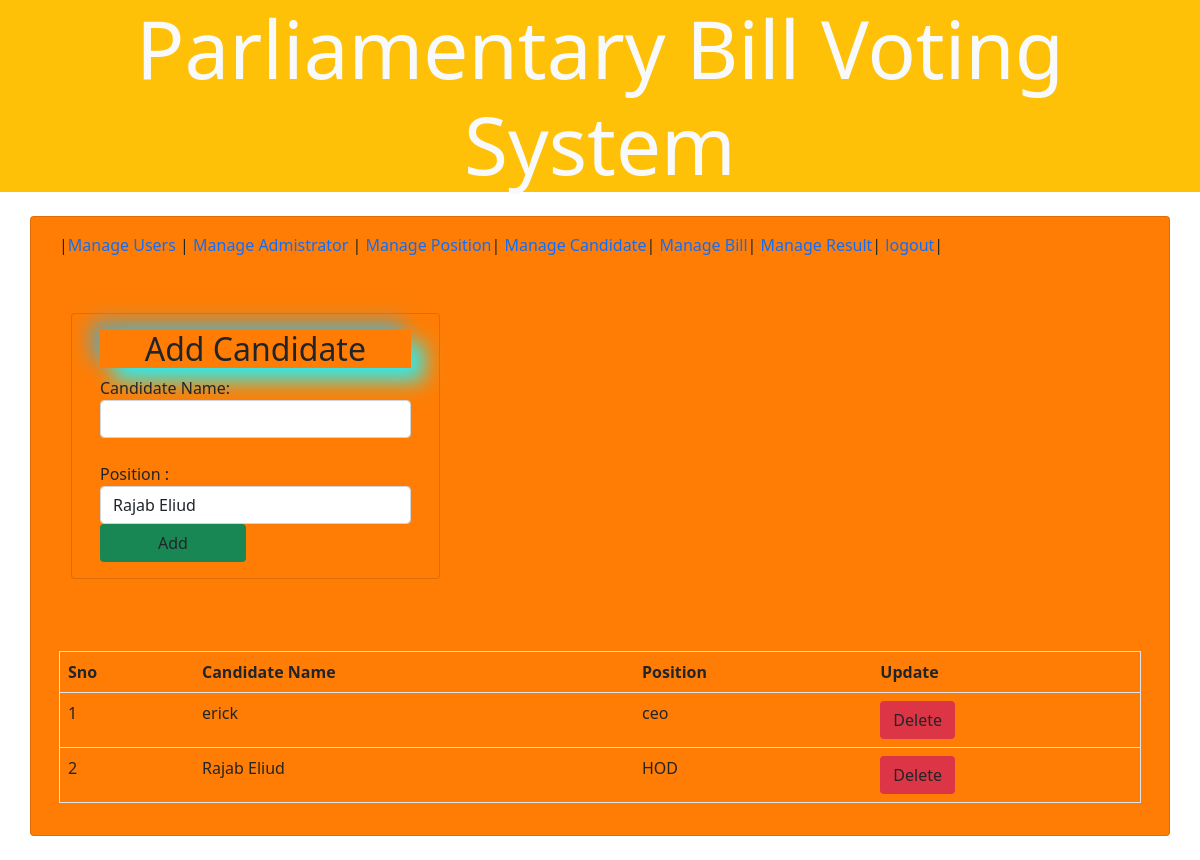
/cand.php (signed in), run on the app's committed database.
### tables this page shows
CREATE TABLE IF NOT EXISTS `candidate` (
  `cid` int(11) NOT NULL AUTO_INCREMENT,
  `candName` varchar(50) NOT NULL,
  `pos` varchar(50) NOT NULL,
  PRIMARY KEY (`cid`)
);

### cand.php (the view, shortened to what this page needs)
<?php
require_once("connect.php");
?>
<!DOCTYPE html>
<html>
<head>
	<link rel="stylesheet" type="text/css" href="bootstrap/css/bootstrap.min.css">
	<link rel="stylesheet" type="text/css" href="bootstrap/css/style.css">
</head>
<body>
<div class="jumbotron bg-warning ">
  <h1 class="text-center display-1 text-light mb-4">Parliamentary Bill Voting System</h1>
</div>
<div class="container mb-4">
		<div class="col-md-12 col-lg-12">
			<div class="row">
				<div class="card mycard">
					<div class="card-body">
						<div class="card-title top">
                        |<a href="dashbord.php">Manage Users </a>|
							<a href="manage_admin.php">Manage Admistrator </a>|
							<a href="position">Manage Position</a>|
							<a href="cand.php">Manage Candidate</a>|
							<a href="bill.php">Manage Bill</a>|
							<a href="aresult.php">Manage Result</a>|
							<a href="logout.php">logout</a>|
						</div><br><br>
<div class="container">
			<div class="col-md-12 col-lg-4">
			<div class="row">
				<div class="card mycard">
					<div class="card-body">
						<form action="cand.php" method="POST">
								<h2>Add Candidate</h2>
								Candidate Name: <input type="text" name="fname" class="form-control ">	<br>
								Position : <select name="pos" class="form-control ">
                               <?php
                               $select = "SELECT * FROM position";
                               $query = mysqli_query($con,$select);
                               while($array = mysqli_fetch_array($query)){
                                $fn = $array['pos'];
                                   echo "<option>$fn</option>";
                               }
                               ?>
                                </select>
								<input type="submit" name="reg" value="Add" class="bg-success btn">
						</form>
					</div>
				</div>
			</div>
		</div>
</div>
						<div>	<br>	<br><br>
								<table border="1" class="table">
									<tr>
										<th>Sno</th>
										<th>Candidate Name</th>
										<th>Position </th>
										<th colspan="2">Update</th>
									</tr>
									<tr>
										<?php
												require_once("connect.php");
											$s=1;
											$select = "SELECT * FROM candidate";
											$query = mysqli_query($con,$select);
											while($array = mysqli_fetch_array($query)){
												$fn = $array['pos'];
												$cn = $array['candName'];
												$id = $array['cid'];
												echo "<td>$s</td>
												<td>$cn</td>
												<td>$fn</td>
												<td><a href='delete_cand.php?roja=$id' class='btn bg-danger'>Delete</a></td>
												</tr>";
												$s++;
											}
										?>
								</table>
						</div>
					</div>
				</div>
			</div>
		</div>
</div>
</body>
</html>

### data on the page
candidate: candName "erick", pos "ceo"
candidate: candName "Rajab Eliud", pos "HOD"

### other printed values
form field pos "Rajab Eliud"
